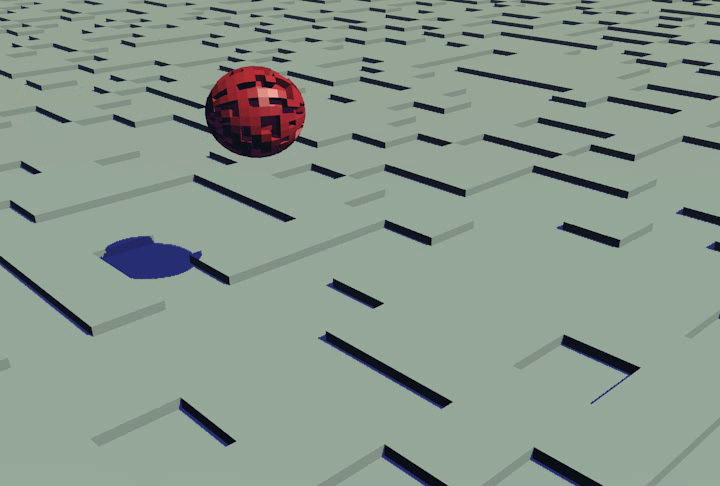
#> input picture frame 6 of Recognitioon/ball.avi, 720 x 486 px
$ python lab2.py
#> lines starting #> are read from the running program, lines starting #| are printed output that depends on the picture
import cv2
import numpy as np

cap = cv2.VideoCapture('ball.avi')

number_of_frames = cap.get(7)
ret, back = cap.read()
#> back is the input picture: shape (486, 720, 3); mean B, G, R 140.7, 152.5, 137.9
row, col, chanel = np.shape(back)
#> row = 486; col = 720; chanel = 3
back_gr = cv2.cvtColor(back, cv2.COLOR_BGR2GRAY)

background = np.zeros((row, col), np.uint8)

print(back_gr)
#> (printed output is left out)
for _ in range(int(cap.get(5))//2):
    ret2, back = cap.read()
    ret, frame = cap.read()
    if ret and ret2:
        frame_gr = cv2.cvtColor(frame, cv2.COLOR_BGR2GRAY)
        back_gr= cv2.cvtColor(back, cv2.COLOR_BGR2GRAY)
        diff = abs(frame_gr - back_gr)
        if diff.all() < 5:
            background = frame_gr[np.where(diff < 5)]
            if diff.all() < 20:
                background = frame_gr[np.where(diff < 20)]
        else:
            background = (frame_gr[np.where(diff < 20)] + back_gr[np.where(diff < 20)])/2
        back_gr = frame_gr
#> this loop made 14 passes
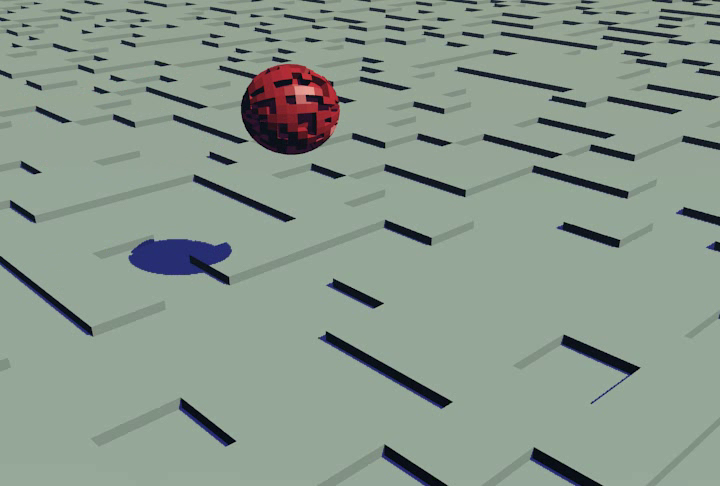
#> input picture frame 7 of Recognitioon/ball.avi, 720 x 486 px
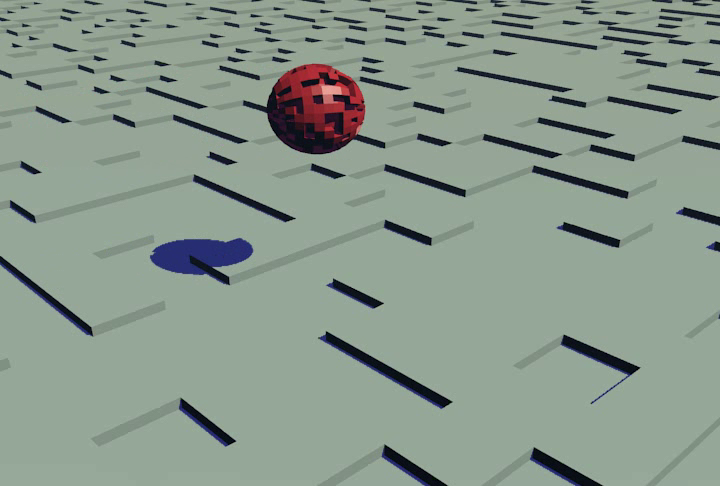
#> input picture frame 8 of Recognitioon/ball.avi, 720 x 486 px
#> pass 1, `diff = abs(frame_gr - back_gr)`:
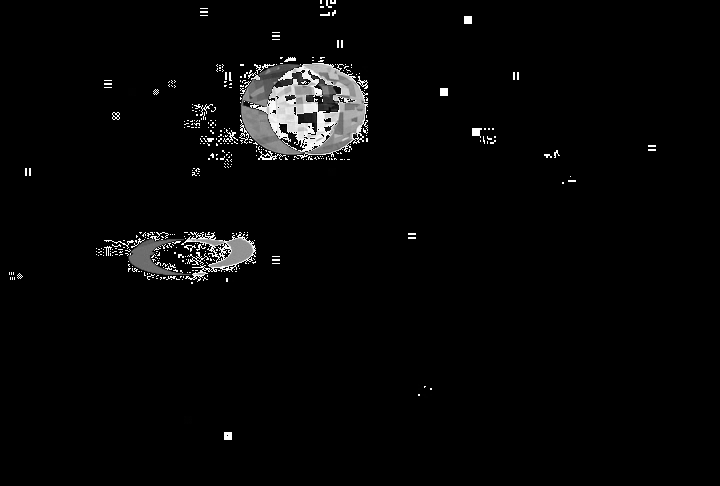
#> diff: shape (486, 720); min 0, max 255, mean 7.1
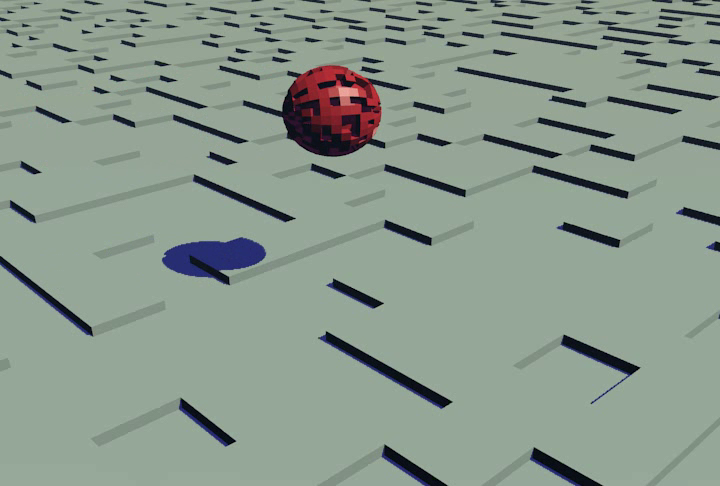
#> input picture frame 9 of Recognitioon/ball.avi, 720 x 486 px
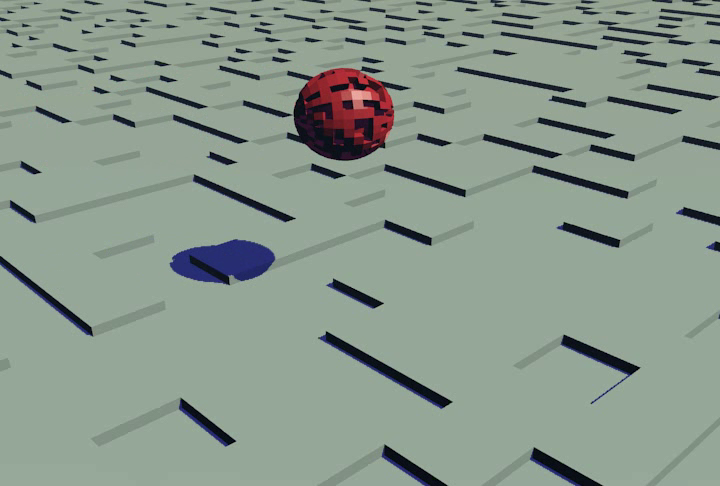
#> input picture frame 10 of Recognitioon/ball.avi, 720 x 486 px
#> after the loop:
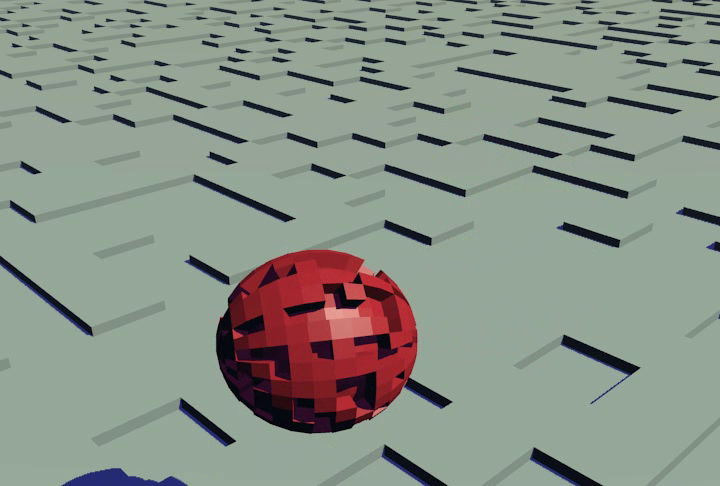
#> back: shape (486, 720, 3); mean B, G, R 134.2, 145, 136.7
#> after the loop:
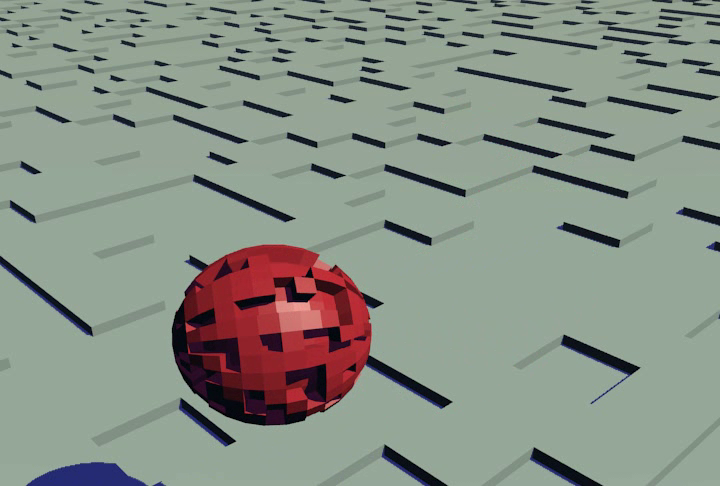
#> frame: shape (486, 720, 3); mean B, G, R 134.2, 144.9, 136.6

cv2.imshow("bg", background)
cv2.waitKey()

cap.release()
cv2.destroyAllWindows()

$ run again, starting later in the video
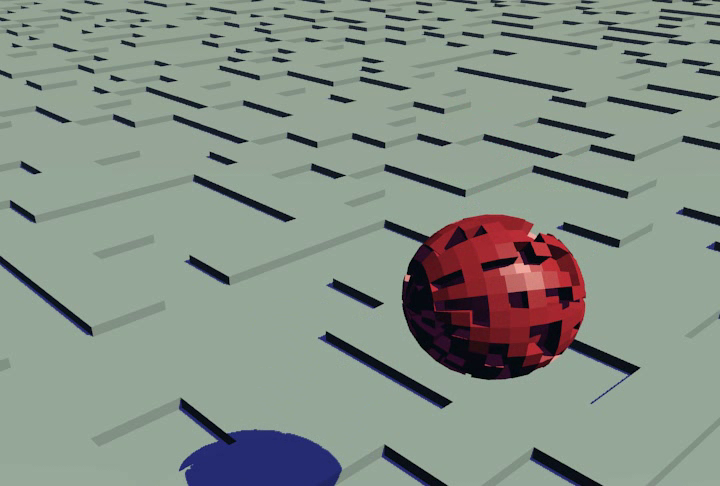
#> input picture frame 27 of Recognitioon/ball.avi, 720 x 486 px
#> back is the input picture: shape (486, 720, 3); mean B, G, R 134.6, 144.2, 133.9
#> (printed output is left out)
#> the loop `for _ in range(int(cap.get(5))//2):` made 14 passes
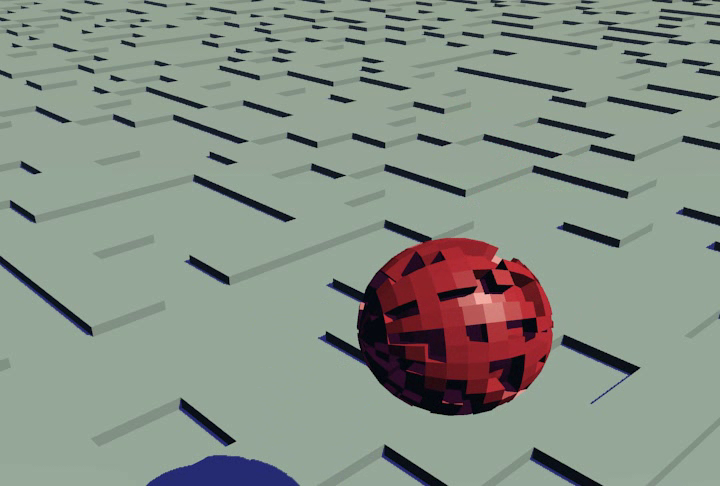
#> input picture frame 29 of Recognitioon/ball.avi, 720 x 486 px
#> after the loop `for _ in range(int(cap.get(5))//2):`:
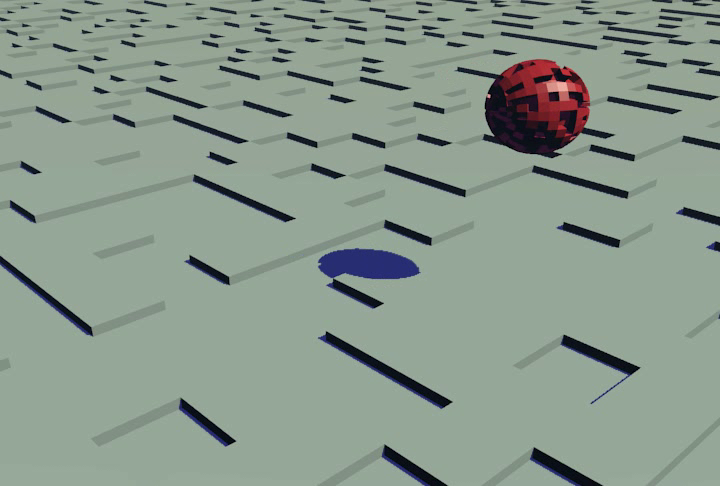
#> frame: shape (486, 720, 3); mean B, G, R 140.6, 152.5, 137.8

$ run again, starting later in the video
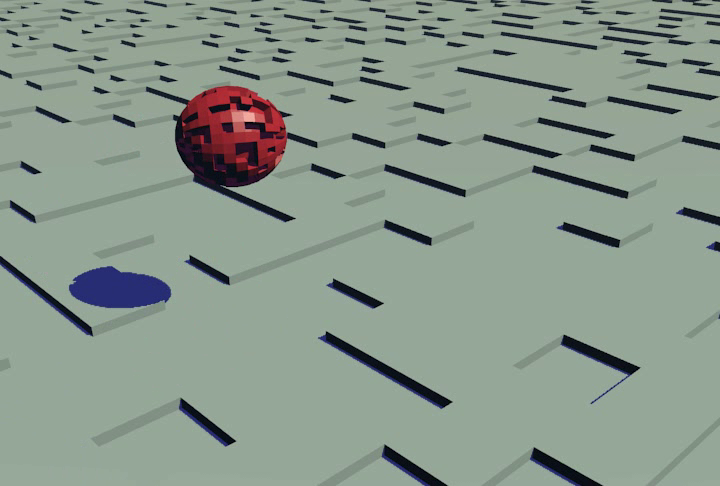
#> input picture frame 48 of Recognitioon/ball.avi, 720 x 486 px
#> back is the input picture: shape (486, 720, 3); mean B, G, R 140.2, 151.9, 137.7
#> (printed output is left out)
#> the loop `for _ in range(int(cap.get(5))//2):` made 14 passes
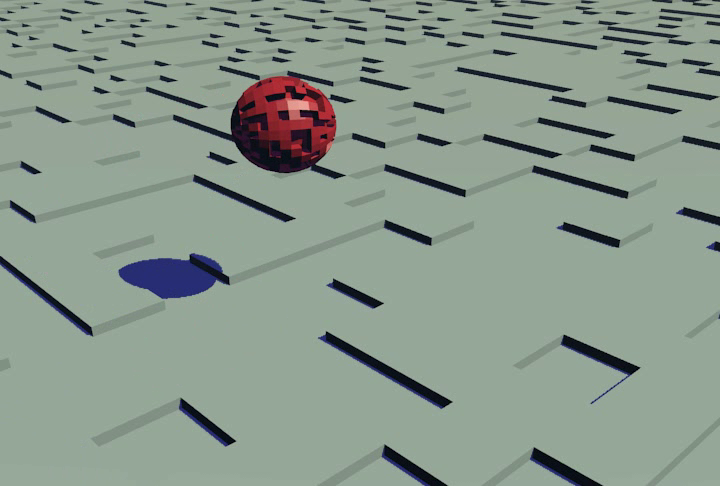
#> input picture frame 50 of Recognitioon/ball.avi, 720 x 486 px
#> pass 2, `frame_gr = cv2.cvtColor(frame, cv2.COLOR_BGR2GRAY)`:
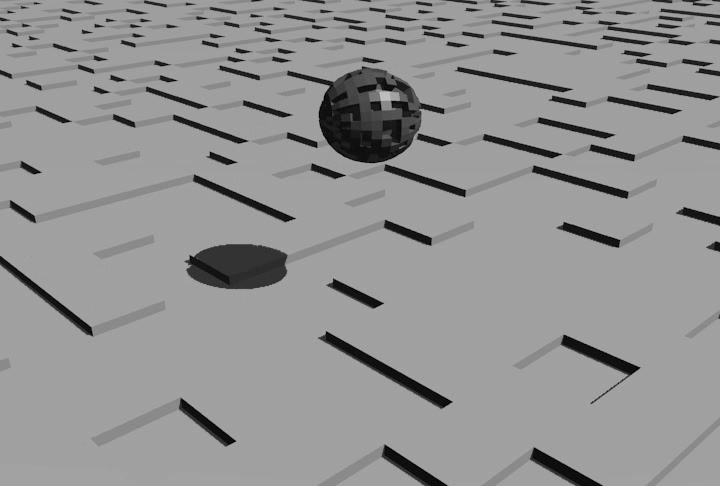
#> frame_gr: shape (486, 720); min 0, max 195, mean 146.6
